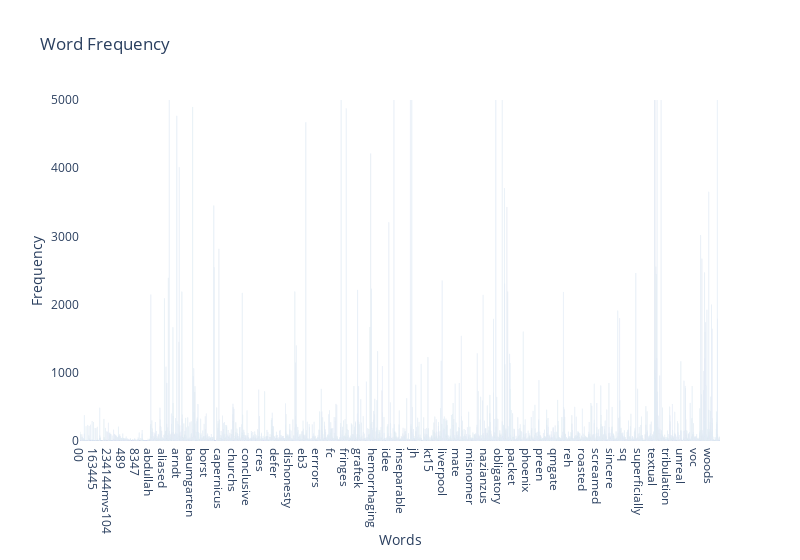

Notebook code cell kept with this figure:
### Markdown cell above
### >>> **Exercise 13 (take home):**
If you want a nicer interactive visualization here, I would encourage you try to install and use plotly to achieve this.

### Code cell
# Answer here
import plotly.graph_objs as go

df_tf = pd.DataFrame(data = {'term' : count_vect.get_feature_names(), 'frequency' : term_frequencies})

data = {
    "type" : "bar",
    "x" : df_tf.loc[:,'term'],
    "y" : df_tf.loc[:,'frequency'],
    "marker" : {"color": "green"}
}

layout = {
  "title": "Word Frequency", 
  "width": 800, 
  "yaxis": {
    "title": "Frequency", 
    "gridcolor": "white",
    "range": [0,5000]
  }, 
  "xaxis": {
    "title": "Words", 
    "gridcolor": "white",
    "type": "category"
  }, 
  "dragmode":"zoom",
  "plot_bgcolor": "white", 
  "paper_bgcolor": "white"
}

fig = go.FigureWidget(data=[data], layout = layout)
fig.show()

# The chart shows the term frequency for all the available data. We can see that the spread of the term frequency is large.
# Click and select a region to zoom.

### Figure 1 — Plotly figure (JSON) as saved in the notebook; plotly's stock layout.template omitted (floating-point values rounded to 4 significant figures; data arrays with more than 128 entries replaced by an {"elided": "..."} marker saying what was removed)
{"data": [{"marker": {"color": "green"}, "type": "bar", "uid": "05abb155-cbb8-4da8-88d4-ee34e0d5b548", "x": {"elided": "35788 str values"}, "y": {"elided": "35788 int values"}}], "layout": {"dragmode": "pan", "paper_bgcolor": "white", "plot_bgcolor": "white", "title": {"text": "Word Frequency"}, "width": 800, "xaxis": {"gridcolor": "white", "title": {"text": "Words"}, "type": "category"}, "yaxis": {"gridcolor": "white", "range": [0, 5000], "title": {"text": "Frequency"}}}}
